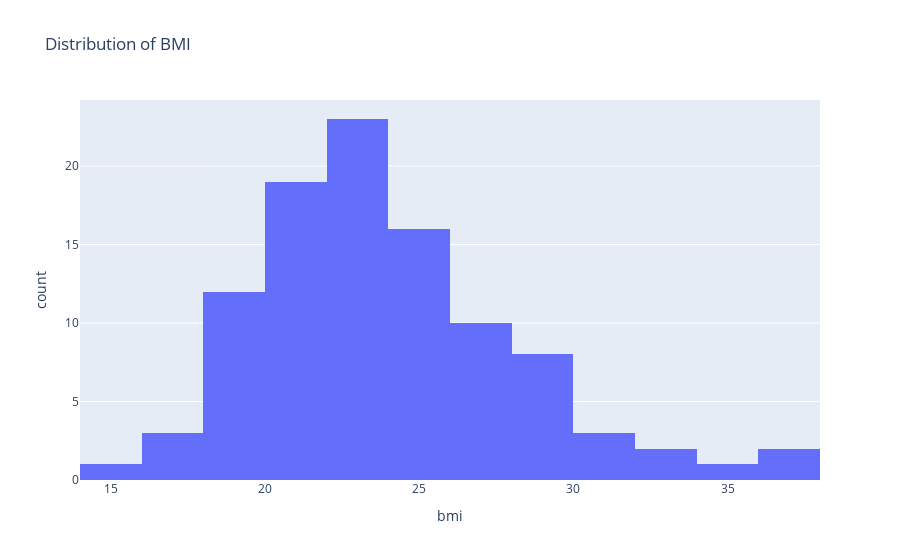

Write notebook code for a chart like this one.
### Code cell
# Distribution of BMI
#calculation of BMI
df['bmi'] = df['weight'] / (df['height'] / 100) ** 2
fig = px.histogram(df, x='bmi', title='Distribution of BMI')
fig.show()

### Figure 1 — Plotly figure (JSON) as saved in the notebook; plotly's stock layout.template omitted (floating-point values rounded to 4 significant figures)
{"data": [{"alignmentgroup": "True", "bingroup": "x", "hovertemplate": "bmi=%{x}<br>count=%{y}<extra></extra>", "legendgroup": "", "marker": {"color": "#636efa", "pattern": {"shape": ""}}, "name": "", "offsetgroup": "", "orientation": "v", "showlegend": false, "type": "histogram", "x": [29.14, 19.78, 21.8, 22.44, 23.19, 27.27, 22.41, 18.4, 26.37, 24.03, 28.01, 19.49, 19.13, 35.3, 21.22, 29.0, 20.03, 23.19, 19.53, 24.58, 29.21, 26.45, 22.18, 23.19, 23.92, 20.72, 20.57, 33.23, 20.08, 22.43, 20.83, 22.58, 21.95, 25.1, 26.67, 28.4, 23.44, 21.36, 22.22, 24.73, 22.66, 25.33, 21.1, 19.43, 18.8, 25.11, 20.03, 32.47, 30.04, 25.54, 17.26, 18.22, 28.28, 27.01, 20.78, 29.49, 37.95, 21.09, 22.44, 20.89, 23.12, 16.46, 23.73, 16.9, 20.54, 25.59, 21.87, 25.1, 25.22, 24.67, 22.78, 31.42, 27.34, 27.64, 37.28, 26.35, 21.0, 23.44, 30.99, 15.89, 24.8, 22.84, 26.37, 22.96, 25.85, 25.96, 18.92, 18.99, 21.21, 23.81, 29.0, 22.96, 26.57, 19.63, 21.87, 23.31, 24.88, 23.07, 19.23, 25.71], "xaxis": "x", "yaxis": "y"}], "layout": {"barmode": "relative", "legend": {"tracegroupgap": 0}, "title": {"text": "Distribution of BMI"}, "xaxis": {"anchor": "y", "domain": [0, 1], "title": {"text": "bmi"}}, "yaxis": {"anchor": "x", "domain": [0, 1], "title": {"text": "count"}}}}
